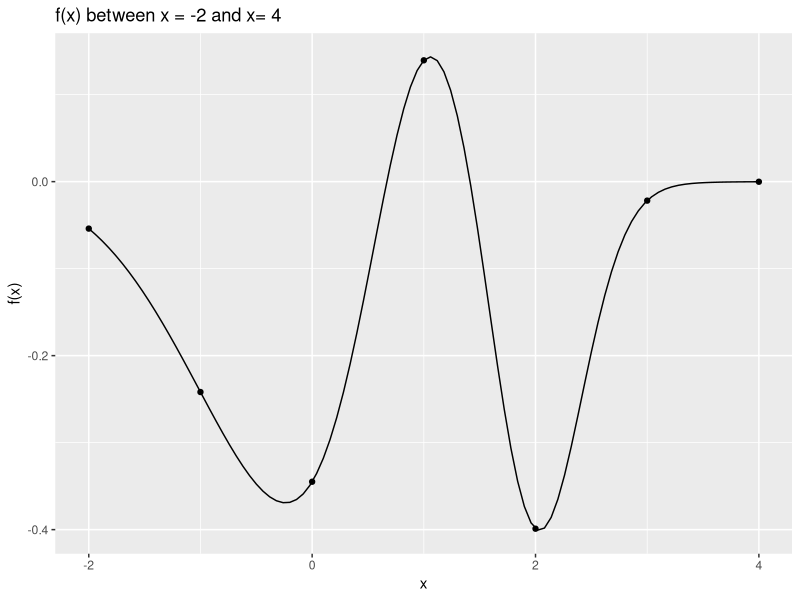
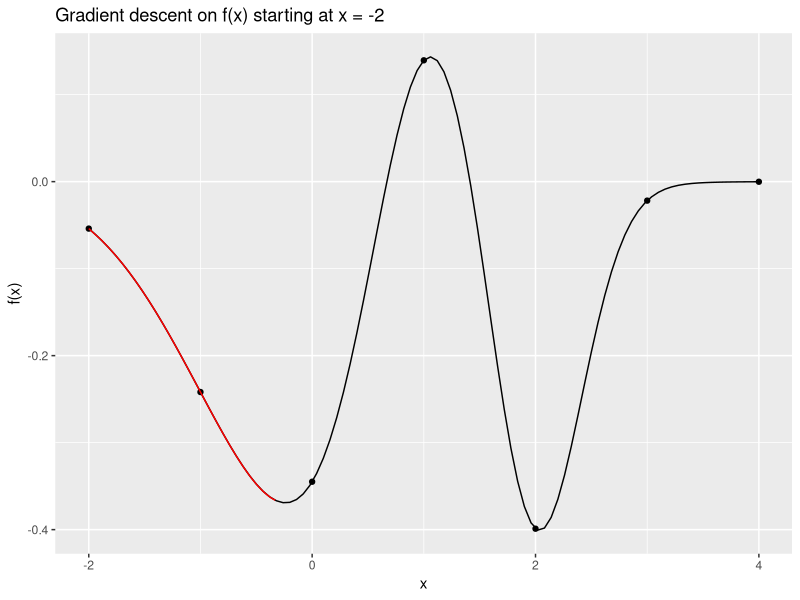

Write R code to recreate these figures, in order. (Note: a time limit stopped this script after it produced the figures.)
## ---- chunk 1
library(tidyverse)

# Coding f(x)
q1 <- function (x) {
  # Calculating the first term of the function
  first_term <- exp(-0.5 * (x^2))
  first_term <- (-1) * first_term * (1/(sqrt(2 * pi)))
  
  # Calculating the second term of the function
  second_term <- exp((-0.5) * (((x-1)/0.5)^2))
  second_term <- second_term * (1/(sqrt(2 * pi)))
  
  # Calculating the third term of the function
  third_term <- exp((-0.5)* (((x - 2)/0.4)^2))
  third_term <- (-1) * third_term * (1/(sqrt(2 * pi)))
  
  return(first_term + second_term + third_term)
}

# Getting all f(x) between x=-2 x=4
ys <- c()
for(i in -2:4) {
  x <- q1(i)
  ys <- c(ys, x)
}

fdata <- as_tibble(cbind(-2:4, ys))


# Plotting
fdata %>%
  ggplot(aes(x = V1, y = ys)) + 
  geom_point() + 
  geom_function(fun = q1) +
  labs(title = "f(x) between x = -2 and x= 4",
       x = "x",
       y = "f(x)")

## ---- chunk 2

# Writing f'(x) function based on the derivative calculated above
f.prime <- function(x, delta) {
  return((q1((x + delta)) - q1((x - delta)))/(2 * delta))
}

f.prime(-2, 0.001)

## ---- chunk 3

# Gradient descent function
grad.des <- function(x1, max_iter) {
  
  # start n at 1
  n <- 1
  # Set current minimum at first x
  minima_x <- x1
  # Set current minimum at first y
  minima_y <- q1(x1)
  # To save path of x and f(x)
  x_trajec <- c(minima_x)
  fx_trajec <- c(minima_y)
  
  # Simulates max_iter times
  for(i in 0:max_iter) {
    # Calculate the step difference... 
    step_difference <- (-1) * (1/n) * f.prime(x1, 0.001)
    # ... and apply it to x1 to get new x
    x1 <- x1 + step_difference
    # Plug in to get new y
    y1 <- q1(x1)
    # Save path of x and f(x)
    x_trajec <- c(x_trajec, x1)
    fx_trajec <- c(fx_trajec, y1)
    # Replace minimum if new minimum found
    if (y1 < minima_y) {
      minima_y <- y1
      minima_x <- x1
    }
    # Increase n
    n <- n + 1
    # Break loop if steps between x gets extremely small
    if (step_difference < 0.000001) {
      break
    }
  }
  return(list(n, minima_x, minima_y, x_trajec, fx_trajec))
}

## ---- chunk 4
output <- grad.des(-2, 10000)
## ---- chunk 5
output[[2]]
output[[3]]
## ---- chunk 6

# Plotting path of gradient descent function

dat <- tibble(x = output[[4]], y = output[[5]])

fdata %>%
  ggplot(aes(x = V1, y = ys)) + 
  geom_point() + 
  geom_function(fun = q1) + 
  geom_line(data = dat, aes(x, y), color = "red") +
  labs(title = "Gradient descent on f(x) starting at x = -2",
       x = "x",
       y = "f(x)")
## ---- chunk 7

set.seed(2022)

global_desc <- function() {
  
  # Randomly finding 10k start points to search entire function
  start_points <- runif(10000, -2, 4)
  minima_x <- c()
  minima_y <- c()
  
  # Initiate gradient descents at each 10k start points
  for(i in start_points) {
    minima_x <- c(minima_x, grad.des(i, 10000)[[2]])
    minima_y <- c(minima_y, grad.des(i, 10000)[[3]])
  }
  
  return(list(minima_x, minima_y))
}

minimas <- global_desc()

## ---- chunk 8
minimas_x <- minimas[[1]]
minimas_y <- minimas[[2]]

hist(minimas_x, breaks = 50)
## ---- chunk 9
minimas <- cbind(minimas_x, minimas_y)

# Locating the true global minimum using the function given in the problem

global_min <- minimas[which(minimas[,2]==min(minimas[,2])), 1]
global_min
